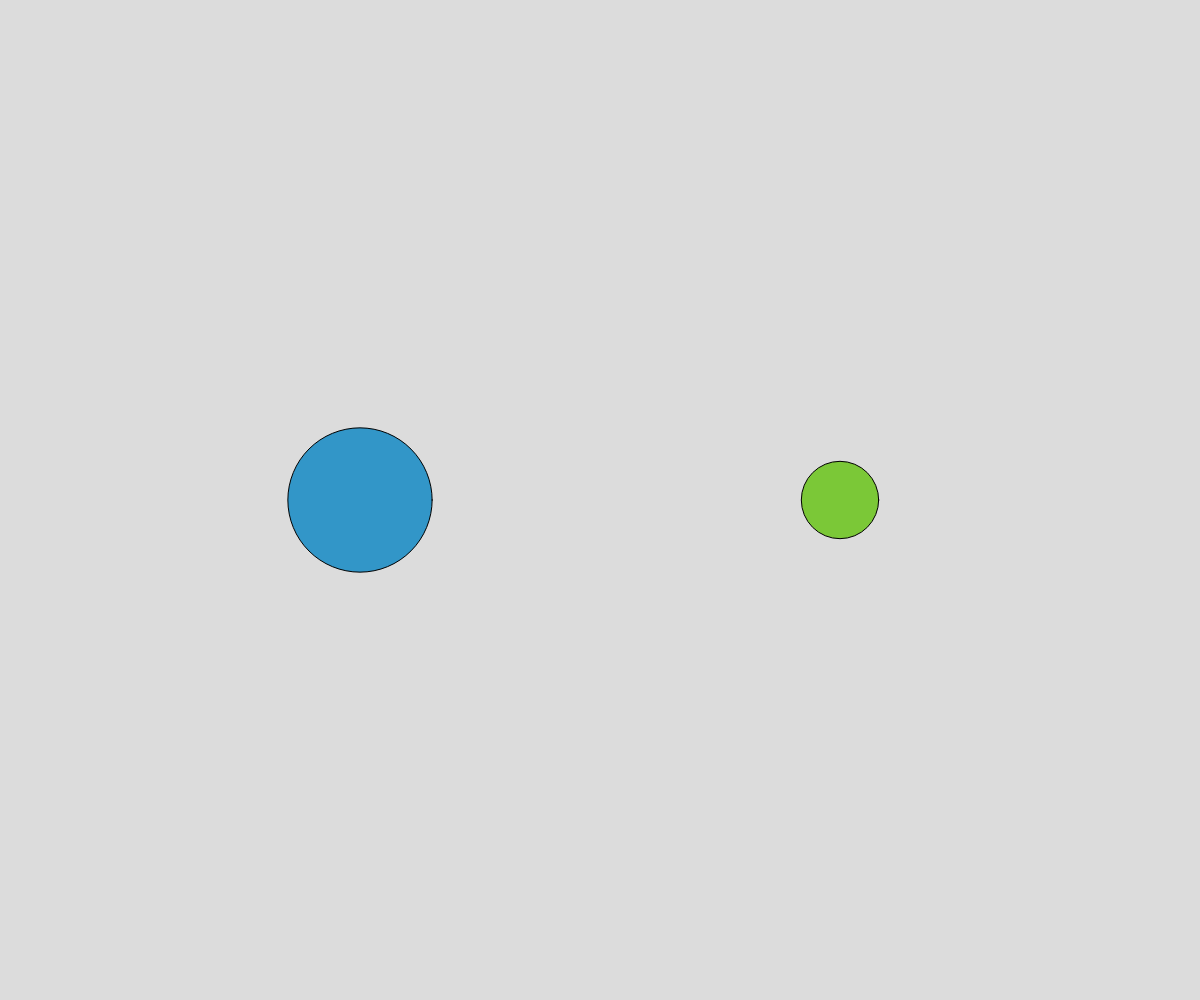
Frame 1 (no input)
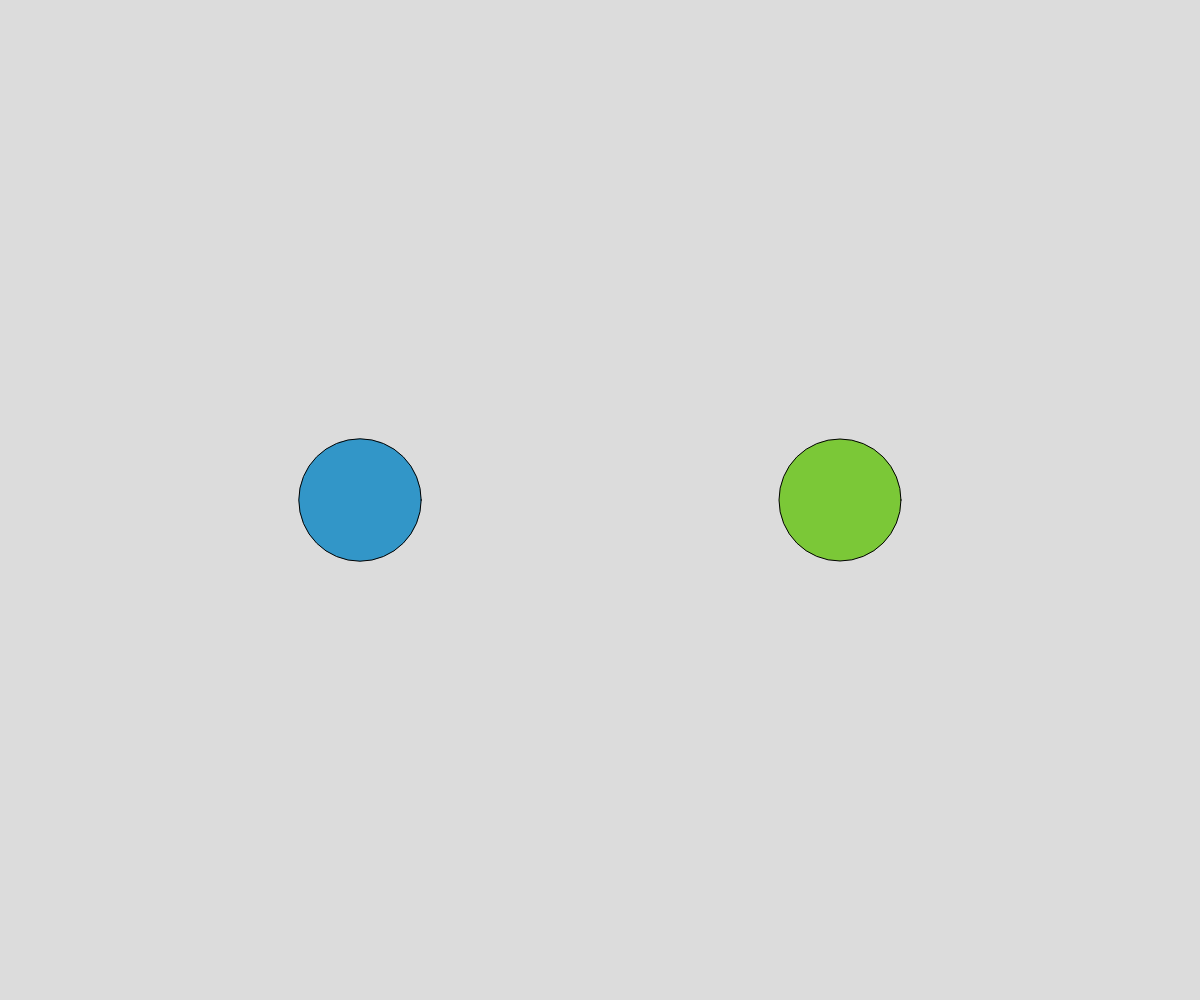
Frame 60 (no input)
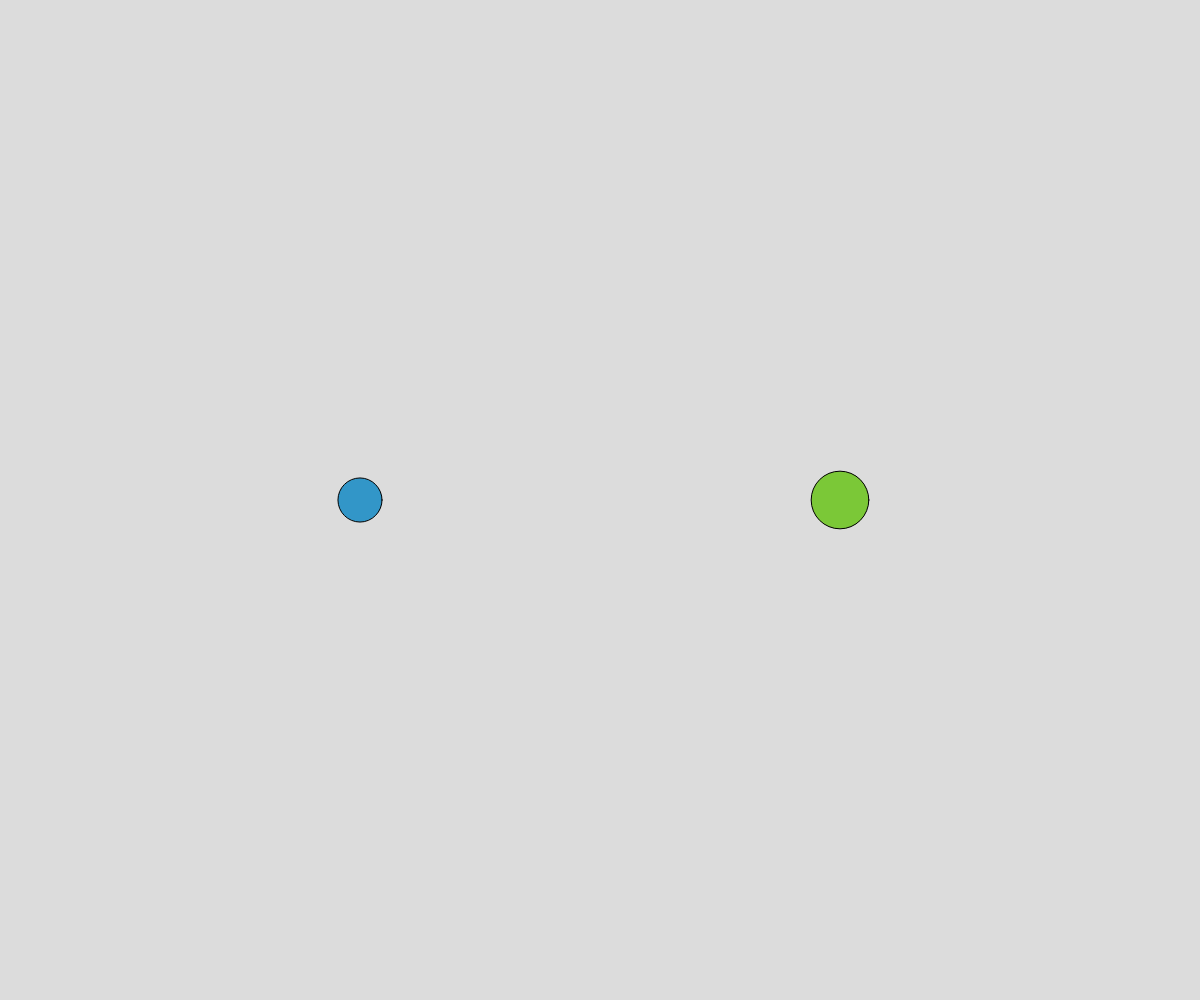
Frame 120 (the mouse pressed at the canvas centre since frame 60)

The p5.js sketch that drew these frames (run headless with seeded random() and noise() and a simulated clock; from frame 60 on, the mouse is pressed at the canvas centre):

// p5.js sketch
// ── sketch.js
// working with images
// and random() and noise()
// mr scott
// 9/24/2025


let x1, y1, x2, y2;
let d1, d2;
let noiseTime = 5, noiseSpeed = 0.1; 
//noise speed controls how connected our random noise values are.
let minSize = 5; let maxSize = 200;

let mX, mY; //move x and y

function setup() {
  createCanvas(windowWidth, windowHeight);
  x1 = width*0.3; y1 = height*0.5;
  x2 = width*0.7; y2 = height*0.5;
  mY - height*0.3;
  //frameRate(10);
}

function noiseMove(){
  circle(mX, mY, 50);
}

function draw() {
  background(220);
  randomCircle();
  noiseCircle();
  circle(x2,y2,d2);
  noiseTime += noiseSpeed;
}


function noiseCircle(){
// draw a fixed circle with randomly
//changing (but smoothe... hopefully) diameters
  d2 = noise(noiseTime); //yeilds value between 0-1
  d2 = map(d2, 0, 1, minSize, maxSize);
  fill(123,200,55)
}

function randomCircle(){

  fill(50,150,200);
  d1 = random(minSize,maxSize);
  circle(x1, y1, d1)
}
